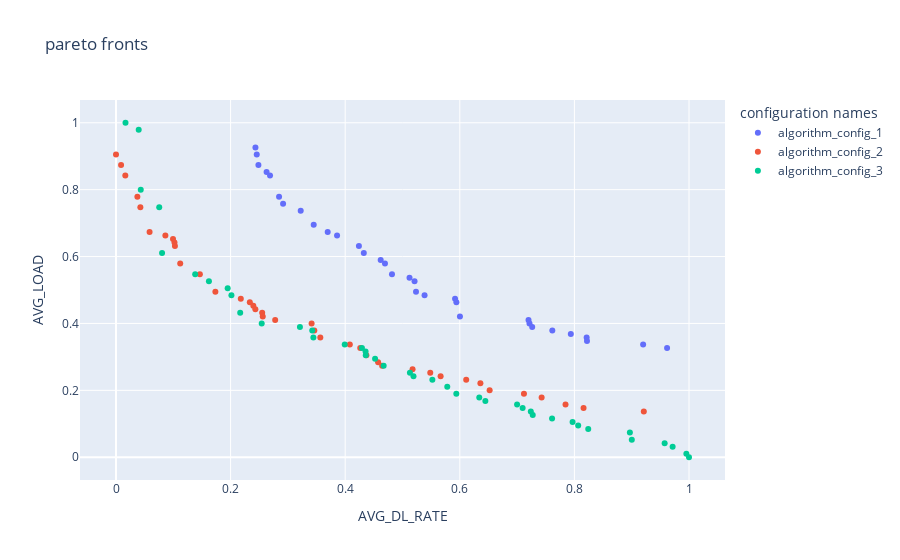
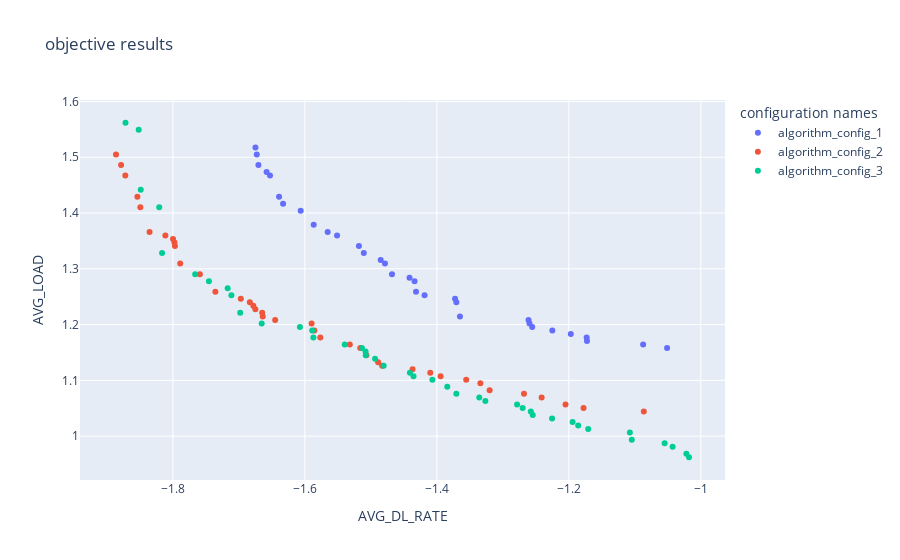
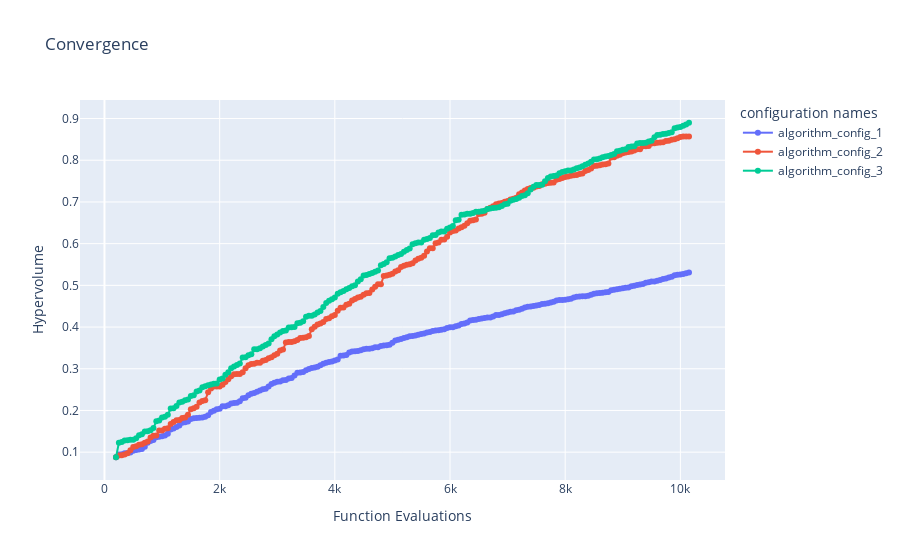

Notebook code for these charts, in order:
### Code cell
# load dataset

from cProfile import label
from re import X
from matplotlib import axis

from son_pymoo import ObjectiveEnum


def sign_objective(value: float, key: str):
    if(key == ObjectiveEnum.AVG_DL_RATE.name or 
       key == ObjectiveEnum.AVG_RSSI.name or
       key == ObjectiveEnum.AVG_SINR.name or
       key == ObjectiveEnum.ENERGY_EFFICIENCY.name):
        return -value
    else:
        return value

network_name = "hetNet"
param_configuration_list =["algorithm_config_1", "algorithm_config_2", "algorithm_config_3"]
results_objectives_list = []
results_objective_spaces_list = []
result_dict_object = {"optimization_objectives": []}
ref_points = []
histories = []
for configuration_name in param_configuration_list:
    results_directory = "./datastore/{network_name}/{configuration_name}/".format(network_name=network_name, configuration_name= configuration_name)

    ## read json file 
    with open(results_directory + "/objectives_result.json", mode="r",encoding="utf-8") as openfile:
        result_dict_object = json.load(openfile)
        ref_points = [1.1 for  x in result_dict_object["optimization_objectives"]]

        results_objectives_list.append(np.array(
        [[sign_objective(y[1][key], key) for key in result_dict_object["optimization_objectives"]]
        for y in [item for item in result_dict_object["results"]]]))
        histories.append({"name": configuration_name, "history": result_dict_object["history"]})
        
        results_objective_spaces_list.append(np.array(result_dict_object["objectiveSpace"]))

## prepare diagrams
fig2 = go.Figure()
fig2.update_layout(
    title="pareto fronts",
    xaxis_title=result_dict_object["optimization_objectives"][0],
    yaxis_title=result_dict_object["optimization_objectives"][1],
    legend_title="configuration names",
)
fig1 = go.Figure()
fig1.update_layout(
    title="objective results",
    xaxis_title=result_dict_object["optimization_objectives"][0],
    yaxis_title=result_dict_object["optimization_objectives"][1],
    legend_title="configuration names",
)
fig3 = go.Figure()
fig3.update_layout(
    title="Convergence",
    xaxis_title="Function Evaluations",
    yaxis_title="Hypervolume",
    legend_title="configuration names"
)
## normalize each solution and calculate hyper volume and add dataj to diagrams
## since the ideal and nadir points and pareto front are not known we approximate them
combined_result_list = []
for _, solution in enumerate(results_objectives_list):
    for _, solution_candidate in enumerate(solution):
        combined_result_list.append(solution_candidate)
combined_result_list = np.array(combined_result_list)
approx_ideal = combined_result_list.min(axis=0)
approx_nadir  = combined_result_list.max(axis=0)
hv = Hypervolume(ref_point=np.array(ref_points),
                     norm_ref_point=False,
                     zero_to_one=True,
                     ideal=approx_ideal,
                     nadir=approx_nadir)

for index, solution in enumerate(results_objectives_list):
    normalized_solution = np.array((solution - approx_ideal) / (approx_nadir - approx_ideal))

    fig2.add_trace(go.Scatter(x=normalized_solution[:,0], y=normalized_solution[:,1],
                    mode='markers',
                    name=param_configuration_list[index]))
    
    fig1.add_trace(go.Scatter(x=solution[:,0], y=solution[:,1],
                mode='markers',
                name=param_configuration_list[index] ))

## add data to convergence diagram
## since the ideal and nadir points and pareto front are not known we approximate them
combined_result_list = []
for _, solution in enumerate(results_objective_spaces_list):
    for _, solution_candidate in enumerate(solution):
        combined_result_list.append(solution_candidate)
combined_result_list = np.array(combined_result_list)
approx_ideal = combined_result_list.min(axis=0)
approx_nadir  = combined_result_list.max(axis=0)
hv = Hypervolume(ref_point=np.array(ref_points),
                     norm_ref_point=False,
                     zero_to_one=True,
                     ideal=approx_ideal,
                     nadir=approx_nadir)


for _, history  in enumerate(histories):
    hv_list = [hv(np.array(solution)) for solution in history["history"]["objective_space_opt"]]
    
    fig3.add_trace(
        go.Scatter(
            x=history["history"]["n_evals"],
            y=hv_list,
            mode='lines+markers',
            name=history["name"]
        )
    )

fig2.show()
fig1.show()
fig3.show()

### Figure 1 — Plotly figure (JSON) as saved in the notebook; plotly's stock layout.template omitted (floating-point values rounded to 4 significant figures)
{"data": [{"mode": "markers", "name": "algorithm_config_1", "type": "scatter", "x": [0.9618, 0.8214, 0.2433, 0.4816, 0.4619, 0.2485, 0.4694, 0.7615, 0.4239, 0.345, 0.521, 0.7264, 0.2628, 0.2916, 0.5385, 0.822, 0.7199, 0.7937, 0.7216, 0.3224, 0.2457, 0.594, 0.92, 0.4325, 0.2846, 0.3858, 0.3695, 0.5236, 0.5917, 0.5123, 0.2688, 0.6003], "y": [0.3263, 0.358, 0.9263, 0.5473, 0.5895, 0.8736, 0.5789, 0.379, 0.6315, 0.6947, 0.5263, 0.3895, 0.8526, 0.7579, 0.4842, 0.3474, 0.4105, 0.3685, 0.4, 0.7367, 0.9053, 0.4632, 0.3368, 0.6105, 0.7789, 0.6631, 0.6737, 0.4947, 0.4737, 0.5368, 0.8421, 0.421]}, {"mode": "markers", "name": "algorithm_config_2", "type": "scatter", "x": [0.008868, 0.408, 0.102, 0.3414, 0.2778, 0.1734, 0, 0.2551, 0.712, 0.0995, 0.636, 0.7428, 0.2336, 0.9211, 0.2178, 0.08615, 0.1464, 0.1121, 0.0425, 0.5176, 0.4369, 0.05862, 0.6112, 0.6521, 0.4262, 0.816, 0.3566, 0.01624, 0.1028, 0.4645, 0.5484, 0.03731, 0.4574, 0.2397, 0.5665, 0.7845, 0.2432, 0.3461, 0.2561], "y": [0.8736, 0.3368, 0.642, 0.4, 0.4105, 0.4947, 0.9053, 0.4316, 0.1896, 0.6526, 0.2211, 0.1789, 0.4632, 0.1369, 0.4737, 0.6631, 0.5473, 0.5789, 0.7474, 0.2631, 0.3053, 0.6737, 0.2316, 0.2001, 0.3263, 0.1474, 0.358, 0.8421, 0.6315, 0.2738, 0.2526, 0.7789, 0.2843, 0.4527, 0.2421, 0.1579, 0.4421, 0.379, 0.421]}, {"mode": "markers", "name": "algorithm_config_3", "type": "scatter", "x": [0.634, 0.4521, 0.4356, 0.1382, 0.8968, 0.5521, 0.7097, 0.761, 0.7968, 0.9954, 0.321, 0.3992, 0.3425, 0.8241, 0.8066, 0.4359, 0.3445, 0.03962, 0.04319, 0.9001, 0.1949, 0.1622, 0.6446, 0.5781, 0.2543, 0.4292, 0.9714, 0.7239, 0.5192, 0.7273, 0.9575, 0.2167, 0.7, 0.513, 1, 0.2014, 0.5939, 0.07543, 0.01658, 0.4671, 0.08039], "y": [0.1789, 0.2948, 0.3158, 0.5473, 0.07369, 0.2316, 0.1474, 0.1159, 0.1054, 0.0105, 0.3895, 0.3368, 0.379, 0.08419, 0.0947, 0.3053, 0.358, 0.9788, 0.7999, 0.05268, 0.5053, 0.5263, 0.1684, 0.2106, 0.4, 0.3263, 0.03168, 0.1369, 0.2421, 0.1264, 0.04218, 0.4316, 0.1579, 0.2526, 0, 0.4842, 0.1896, 0.7474, 1, 0.2738, 0.6105]}], "layout": {"legend": {"title": {"text": "configuration names"}}, "title": {"text": "pareto fronts"}, "xaxis": {"title": {"text": "AVG_DL_RATE"}}, "yaxis": {"title": {"text": "AVG_LOAD"}}}}

### Figure 2 — Plotly figure (JSON) as saved in the notebook; plotly's stock layout.template omitted (floating-point values rounded to 4 significant figures)
{"data": [{"mode": "markers", "name": "algorithm_config_1", "type": "scatter", "x": [-1.051, -1.173, -1.675, -1.468, -1.485, -1.67, -1.479, -1.225, -1.518, -1.587, -1.434, -1.256, -1.658, -1.633, -1.419, -1.173, -1.261, -1.197, -1.26, -1.606, -1.673, -1.37, -1.087, -1.511, -1.639, -1.551, -1.565, -1.432, -1.372, -1.441, -1.653, -1.365], "y": [1.158, 1.177, 1.518, 1.29, 1.316, 1.486, 1.309, 1.189, 1.341, 1.379, 1.278, 1.196, 1.474, 1.417, 1.252, 1.171, 1.208, 1.183, 1.202, 1.404, 1.505, 1.24, 1.164, 1.328, 1.429, 1.36, 1.366, 1.259, 1.246, 1.284, 1.467, 1.215]}, {"mode": "markers", "name": "algorithm_config_2", "type": "scatter", "x": [-1.879, -1.532, -1.798, -1.59, -1.645, -1.736, -1.886, -1.665, -1.268, -1.8, -1.334, -1.241, -1.683, -1.086, -1.697, -1.811, -1.759, -1.789, -1.849, -1.437, -1.507, -1.835, -1.355, -1.32, -1.516, -1.178, -1.577, -1.872, -1.797, -1.483, -1.41, -1.854, -1.489, -1.678, -1.394, -1.205, -1.675, -1.586, -1.664], "y": [1.486, 1.164, 1.347, 1.202, 1.208, 1.259, 1.505, 1.221, 1.076, 1.353, 1.095, 1.069, 1.24, 1.044, 1.246, 1.36, 1.29, 1.309, 1.41, 1.12, 1.145, 1.366, 1.101, 1.082, 1.158, 1.05, 1.177, 1.467, 1.341, 1.126, 1.114, 1.429, 1.133, 1.234, 1.107, 1.057, 1.227, 1.189, 1.215]}, {"mode": "markers", "name": "algorithm_config_3", "type": "scatter", "x": [-1.336, -1.494, -1.508, -1.766, -1.107, -1.407, -1.27, -1.225, -1.194, -1.022, -1.607, -1.54, -1.589, -1.171, -1.186, -1.508, -1.587, -1.852, -1.849, -1.105, -1.717, -1.745, -1.327, -1.384, -1.665, -1.514, -1.043, -1.258, -1.435, -1.255, -1.055, -1.698, -1.278, -1.441, -1.018, -1.711, -1.371, -1.821, -1.872, -1.481, -1.816], "y": [1.069, 1.139, 1.151, 1.29, 1.006, 1.101, 1.05, 1.032, 1.025, 0.9684, 1.196, 1.164, 1.189, 1.013, 1.019, 1.145, 1.177, 1.549, 1.442, 0.9937, 1.265, 1.278, 1.063, 1.088, 1.202, 1.158, 0.9811, 1.044, 1.107, 1.038, 0.9874, 1.221, 1.057, 1.114, 0.9621, 1.252, 1.076, 1.41, 1.562, 1.126, 1.328]}], "layout": {"legend": {"title": {"text": "configuration names"}}, "title": {"text": "objective results"}, "xaxis": {"title": {"text": "AVG_DL_RATE"}}, "yaxis": {"title": {"text": "AVG_LOAD"}}}}

### Figure 3 — Plotly figure (JSON) as saved in the notebook; plotly's stock layout.template omitted (floating-point values rounded to 4 significant figures; data arrays with more than 128 entries replaced by an {"elided": "..."} marker saying what was removed)
{"data": [{"mode": "lines+markers", "name": "algorithm_config_1", "type": "scatter", "x": {"elided": "200 int values"}, "y": {"elided": "200 float values"}}, {"mode": "lines+markers", "name": "algorithm_config_2", "type": "scatter", "x": {"elided": "200 int values"}, "y": {"elided": "200 float values"}}, {"mode": "lines+markers", "name": "algorithm_config_3", "type": "scatter", "x": {"elided": "200 int values"}, "y": {"elided": "200 float values"}}], "layout": {"legend": {"title": {"text": "configuration names"}}, "title": {"text": "Convergence"}, "xaxis": {"title": {"text": "Function Evaluations"}}, "yaxis": {"title": {"text": "Hypervolume"}}}}
